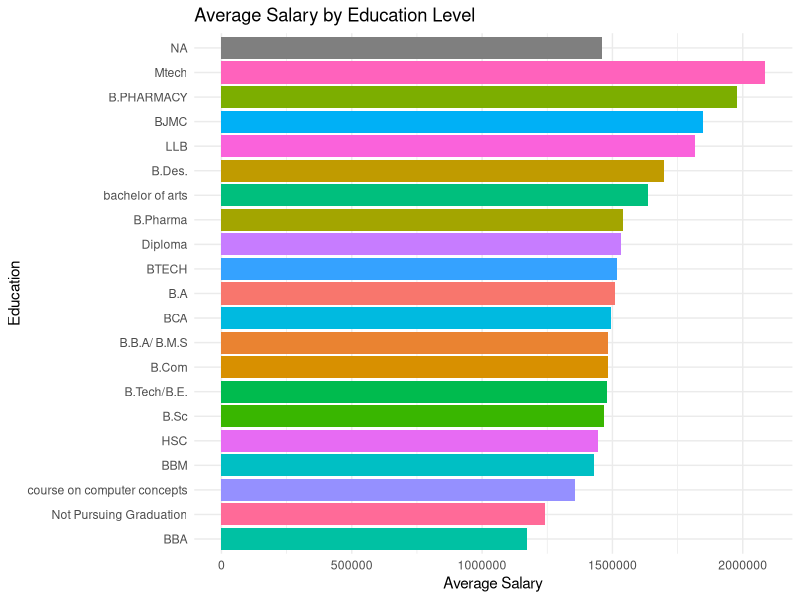
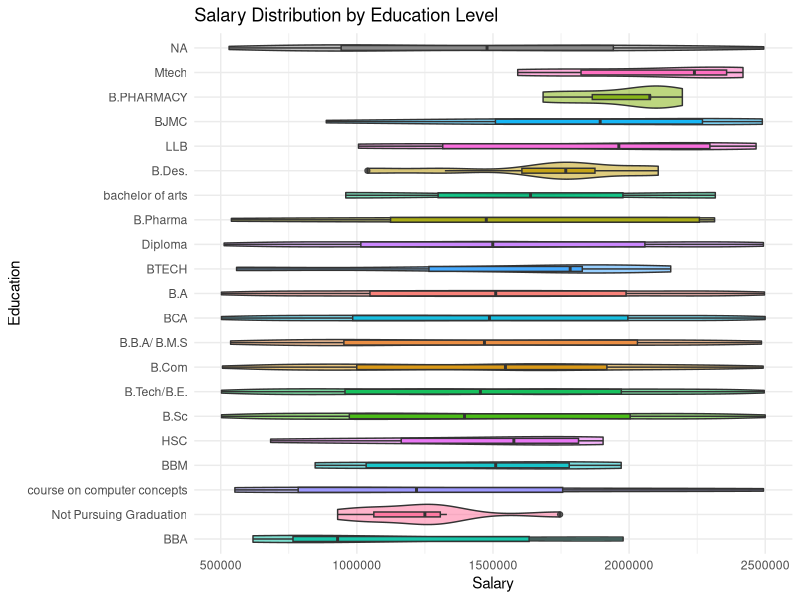
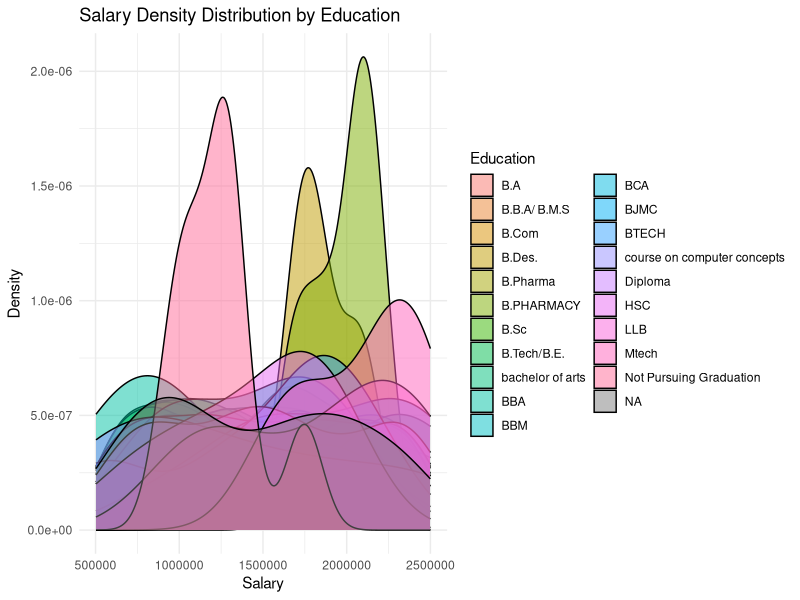
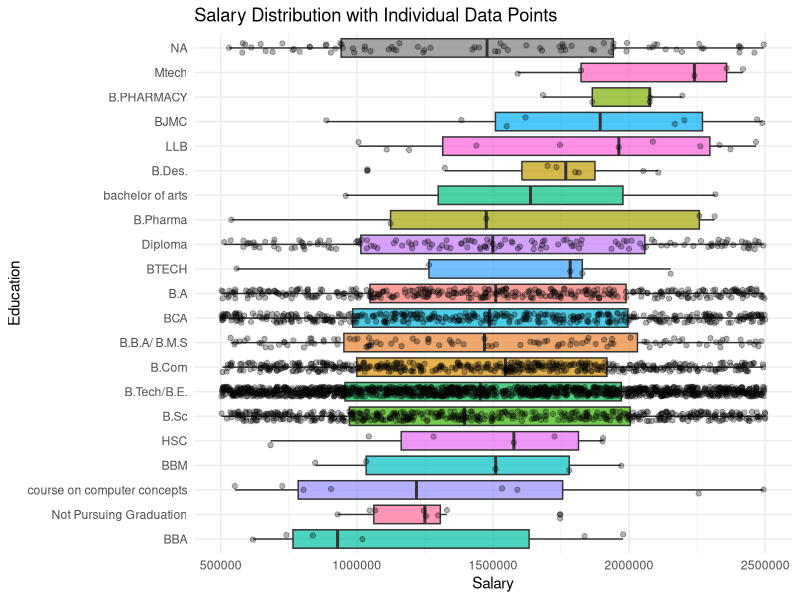
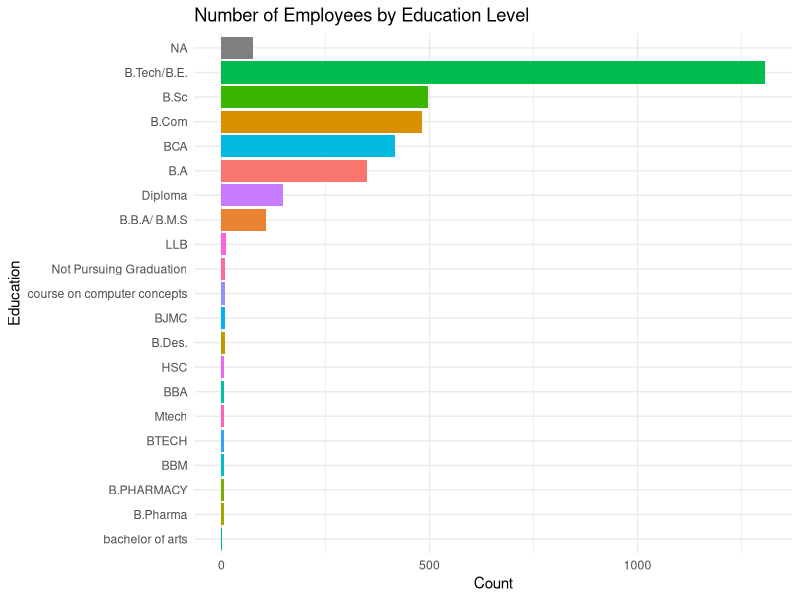

Reproduce these figures in R, in order.
## ---- chunk 1
# Load required libraries
library(ggplot2)
library(dplyr)

# Assuming your data is in a CSV file named 'position_salary'
# Read the data
library(readr)

data <- read_csv("position_salary.csv")
ggplot(data %>% 
       group_by(Education) %>% 
       summarise(avg_salary = mean(Salary)), 
       aes(x = reorder(Education, avg_salary), y = avg_salary, fill = Education)) +
  geom_bar(stat = "identity") +
  coord_flip() +
  theme_minimal() +
  labs(title = "Average Salary by Education Level",
       x = "Education",
       y = "Average Salary") +
  theme(legend.position = "none")

# 2. Violin plot with box plot overlay
ggplot(data, aes(x = reorder(Education, Salary), y = Salary, fill = Education)) +
  geom_violin(alpha = 0.5) +
  geom_boxplot(width = 0.2, alpha = 0.8) +
  coord_flip() +
  theme_minimal() +
  labs(title = "Salary Distribution by Education Level",
       x = "Education",
       y = "Salary") +
  theme(legend.position = "none")

# 3. Density plot by education
ggplot(data, aes(x = Salary, fill = Education)) +
  geom_density(alpha = 0.5) +
  theme_minimal() +
  labs(title = "Salary Density Distribution by Education",
       x = "Salary",
       y = "Density")

# 4. Create a summary table
summary_stats <- data %>%
  group_by(Education) %>%
  summarise(
    Count = n(),
    Mean_Salary = mean(Salary),
    Median_Salary = median(Salary),
    Min_Salary = min(Salary),
    Max_Salary = max(Salary),
    SD_Salary = sd(Salary)
  ) %>%
  arrange(desc(Mean_Salary))

print(summary_stats)

# 5. Box plot with individual points
ggplot(data, aes(x = reorder(Education, Salary), y = Salary, fill = Education)) +
  geom_boxplot(alpha = 0.7) +
  geom_jitter(width = 0.2, alpha = 0.3) +
  coord_flip() +
  theme_minimal() +
  labs(title = "Salary Distribution with Individual Data Points",
       x = "Education",
       y = "Salary") +
  theme(legend.position = "none")

# 6. Bar chart showing count of employees by education
ggplot(data, aes(x = reorder(Education, Education, FUN = length), fill = Education)) +
  geom_bar() +
  coord_flip() +
  theme_minimal() +
  labs(title = "Number of Employees by Education Level",
       x = "Education",
       y = "Count") +
  theme(legend.position = "none")

# Perform statistical test
# ANOVA test to check if differences are significant
anova_result <- aov(Salary ~ Education, data = data)
print(summary(anova_result))
